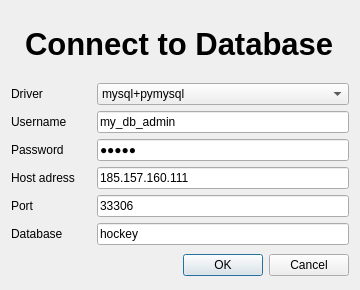
<?xml version="1.0" encoding="UTF-8"?>
<ui version="4.0">
 <class>Dialog</class>
 <widget class="QDialog" name="Dialog">
  <property name="enabled">
   <bool>true</bool>
  </property>
  <property name="geometry">
   <rect>
    <x>0</x>
    <y>0</y>
    <width>360</width>
    <height>290</height>
   </rect>
  </property>
  <property name="sizePolicy">
   <sizepolicy hsizetype="Fixed" vsizetype="Fixed">
    <horstretch>0</horstretch>
    <verstretch>0</verstretch>
   </sizepolicy>
  </property>
  <property name="minimumSize">
   <size>
    <width>360</width>
    <height>290</height>
   </size>
  </property>
  <property name="windowTitle">
   <string>Dialog</string>
  </property>
  <property name="styleSheet">
   <string notr="true">QLabel {
	min-width: 80px;
}</string>
  </property>
  <layout class="QVBoxLayout" name="verticalLayout_2">
   <item alignment="Qt::AlignHCenter">
    <widget class="QLabel" name="Header">
     <property name="minimumSize">
      <size>
       <width>80</width>
       <height>60</height>
      </size>
     </property>
     <property name="maximumSize">
      <size>
       <width>16777215</width>
       <height>60</height>
      </size>
     </property>
     <property name="font">
      <font>
       <pointsize>23</pointsize>
       <bold>true</bold>
      </font>
     </property>
     <property name="text">
      <string>Connect to Database</string>
     </property>
    </widget>
   </item>
   <item>
    <layout class="QVBoxLayout" name="vLayout_Fields">
     <property name="sizeConstraint">
      <enum>QLayout::SetDefaultConstraint</enum>
     </property>
     <item>
      <layout class="QHBoxLayout" name="hLayout_driver">
       <item>
        <widget class="QLabel" name="tl_driver">
         <property name="maximumSize">
          <size>
           <width>80</width>
           <height>16777215</height>
          </size>
         </property>
         <property name="text">
          <string>Driver</string>
         </property>
        </widget>
       </item>
       <item>
        <widget class="QComboBox" name="cb_driver">
         <item>
          <property name="text">
           <string>mysql+pymysql</string>
          </property>
         </item>
        </widget>
       </item>
      </layout>
     </item>
     <item>
      <layout class="QHBoxLayout" name="hLayout_username">
       <item>
        <widget class="QLabel" name="tl_username">
         <property name="text">
          <string>Username</string>
         </property>
        </widget>
       </item>
       <item>
        <widget class="QLineEdit" name="le_username">
         <property name="text">
          <string>my_db_admin</string>
         </property>
        </widget>
       </item>
      </layout>
     </item>
     <item>
      <layout class="QHBoxLayout" name="hLayout_password">
       <item>
        <widget class="QLabel" name="tl_password">
         <property name="text">
          <string>Password</string>
         </property>
        </widget>
       </item>
       <item>
        <widget class="QLineEdit" name="le_password">
         <property name="text">
          <string>mysql</string>
         </property>
         <property name="echoMode">
          <enum>QLineEdit::Password</enum>
         </property>
        </widget>
       </item>
      </layout>
     </item>
     <item>
      <layout class="QHBoxLayout" name="hLayout_host">
       <item>
        <widget class="QLabel" name="tl_host">
         <property name="minimumSize">
          <size>
           <width>80</width>
           <height>0</height>
          </size>
         </property>
         <property name="text">
          <string>Host adress</string>
         </property>
        </widget>
       </item>
       <item>
        <widget class="QLineEdit" name="le_host">
         <property name="text">
          <string>185.157.160.111</string>
         </property>
        </widget>
       </item>
      </layout>
     </item>
     <item>
      <layout class="QHBoxLayout" name="hLayout_port">
       <item>
        <widget class="QLabel" name="tl_port">
         <property name="text">
          <string>Port</string>
         </property>
        </widget>
       </item>
       <item>
        <widget class="QLineEdit" name="le_port">
         <property name="text">
          <string>33306</string>
         </property>
        </widget>
       </item>
      </layout>
     </item>
     <item>
      <layout class="QHBoxLayout" name="hLayout_database">
       <item>
        <widget class="QLabel" name="tl_database">
         <property name="text">
          <string>Database</string>
         </property>
        </widget>
       </item>
       <item>
        <widget class="QLineEdit" name="le_database">
         <property name="text">
          <string>hockey</string>
         </property>
        </widget>
       </item>
      </layout>
     </item>
    </layout>
   </item>
   <item>
    <widget class="QDialogButtonBox" name="buttonBox">
     <property name="orientation">
      <enum>Qt::Horizontal</enum>
     </property>
     <property name="standardButtons">
      <set>QDialogButtonBox::Cancel|QDialogButtonBox::Ok</set>
     </property>
     <property name="centerButtons">
      <bool>false</bool>
     </property>
    </widget>
   </item>
  </layout>
 </widget>
 <resources/>
 <connections>
  <connection>
   <sender>buttonBox</sender>
   <signal>accepted()</signal>
   <receiver>Dialog</receiver>
   <slot>accept()</slot>
   <hints>
    <hint type="sourcelabel">
     <x>248</x>
     <y>254</y>
    </hint>
    <hint type="destinationlabel">
     <x>157</x>
     <y>274</y>
    </hint>
   </hints>
  </connection>
  <connection>
   <sender>buttonBox</sender>
   <signal>rejected()</signal>
   <receiver>Dialog</receiver>
   <slot>reject()</slot>
   <hints>
    <hint type="sourcelabel">
     <x>316</x>
     <y>260</y>
    </hint>
    <hint type="destinationlabel">
     <x>286</x>
     <y>274</y>
    </hint>
   </hints>
  </connection>
 </connections>
</ui>
